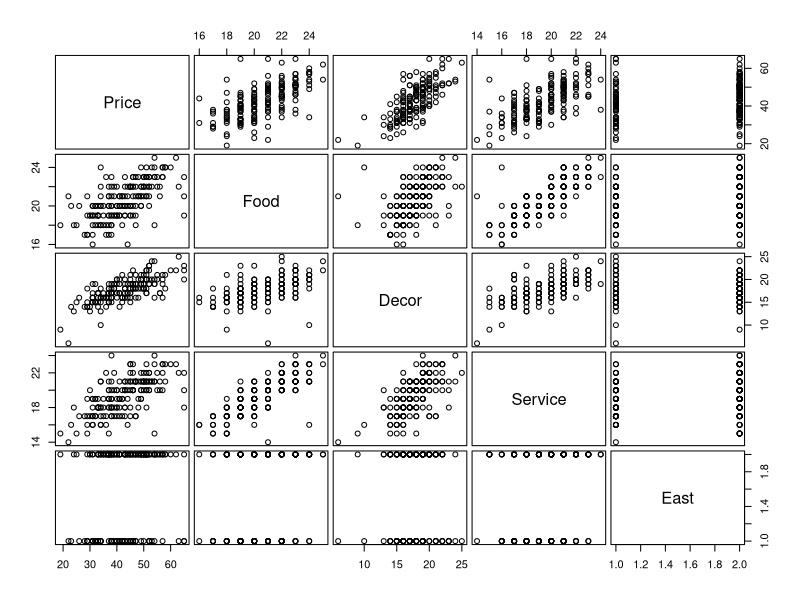

Recreate this plot in R.
################ SESIÓN 6: REGRESIÓN LINEAL Y CLASIFICACIÓN  ##################
###############################################################################

## EJEMPLO 01: MODELO DE REGRESIÓN LINEAL
"La regresión lineal es una técnica de modelado estadístico que se emplea para 
describir una variable de respuesta continua como una función de una o varias 
variables predictoras. Puede ayudar a comprender y predecir el comportamiento de 
distintos fenómenos aleatorios

Este modelo describe la relación entre una variable dependiente como una función 
de una o varias variables independientes. El método más utlizado para su estimación 
es el de Mínimos Cuadrados Ordinarios, el cual consiste en minizar la suma de los 
residuos al cuadrado, siendo el residuo la diferencia que hay entre el valor observado 
y el valor pronosticado por una propuesta de modelo.

Estos modelos lineales tienen, como toda línea recta, una intersección y una pendiente 
asociada a cada variables explicativa.

Ahora vamos cómo hacer la estimación de un modelo y hagamos la interpretación de los 
resultados obtenidos:"
library(dplyr)
library(ggplot2)

df <- read.csv("nyc_restaurants.csv", header = TRUE)
str(df)

df$East <- factor(df$East, labels = c("No", "Yes"))

df.select <- select(df, Price, Food, Decor, Service)
round(cor(df.select),4)  

pairs(~ Price + Food + Decor + Service + East, 
      data = df, gap = 0.4, cex.labels = 1.5)

"Estimación por Mínimos Cuadrados Ordinarios (OLS)
Y = beta0 + beta1*Food + beta2*Decor + beta3*Service + beta4*East + e"
attach(df)
m1 <- lm(Price ~ Food + Decor + Service + East)

summary(m1)

"De los resultados anteriores, podemos concluir que el coeficiente de la variable 
Service no es significativo. Probemos nuestro modelo sin incluir dicha variable:
Y = beta0 + beta1*Food + beta2*Decor + beta4*East + e"
m2 <- update(m1, ~.-Service)
summary(m2)


# TÉRMINOS DE INTERACCIÓN
"La variable East es una variable dicotómica que identifica si el restaurante está 
en el este de la 5ta Avenida o no. Con este tipo de variables, podemos evaluar 
efectos cruzados, es decir, podemos generar un efecto diferenciados en cada una de 
las variables continuas dependiendo de si miden a un restaurante que está o no en 
el este de la 5ta Avenida.

Con esto en mente, podemos considerar el siguiente modelo con efectos cruzados:
Y = beta0 + beta1*Food + beta2*Decor +  beta3*Service + beta4*East 
      + beta5*Food*East + beta6*Decor*East + beta7*Service*East + e (Completo)
El cual estiamos de la siguiente forma"
mfull <- lm(Price ~ Food + Decor + Service + East + 
              Food:East + Decor:East + Service:East)

summary(mfull)

"De forma individual, los coeficientes de los términos de interacción no son significativos.
Sin embargo, también debemos evaluar la significancia global del modelo, esto es, 
podemos comparar un modelo tomando en cuenta todos los efectos cruzados y compararlo 
contra otro modelo sin efectis cruzados.

Para ello, planteamos el siguiente juego de hipótesis:
H0: beta3 = beta5 = beta6 = beta7 = 0
(Y = beta0 + beta1*Food + beta2*Decor + beta4*East + e)

H1: H0 no es verdad (AL MENOS UN COEFICIENTE ES DISTINTO DE 0)
(Y = beta0 + beta1*Food + beta2*Decor +  beta3*Service + beta4*East 
         + beta5*Food*East + beta6*Decor*East + beta7*Service*East + e)

Para este tipo de inferencia usamos el enfoque de análisis de varianza (ANOVA), 
ya que estamos comparando la variabilidad de un modelo no restringido contra la 
variabilidad de un modelo restringido."
anova(m2,mfull)

"Con base en el p-value del estadístico de prueba, no podemos rechazar Ho, por lo 
existe al menos un coeficiente de los terminos de interacción que es distinto de 0 y,
por lo tanto, contribuyen en la explicación del precio:
Y = beta0 + beta1*Food + beta2*Decor + beta4*East + e (Reducido)"
